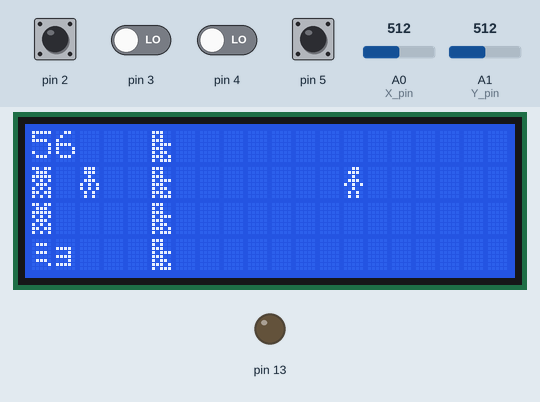
Recording of a sketch running on a simulated Arduino Uno, built with avr-gcc and run on an emulated ATmega328P. Parts: 20×4 character LCD, output pins drawn as LEDs (lit = HIGH). Inputs (shaded band) come from the test bench; at power-on: pin 2, pin 5 HIGH, pin 3, pin 4 LOW, A0 (X_pin) = 512, A1 (Y_pin) = 512. Random numbers use the default seed unless the sketch sets one.

Above: at 4.4 s.
4.5 s: A0 (X_pin) set to 925
At 6.5 s:
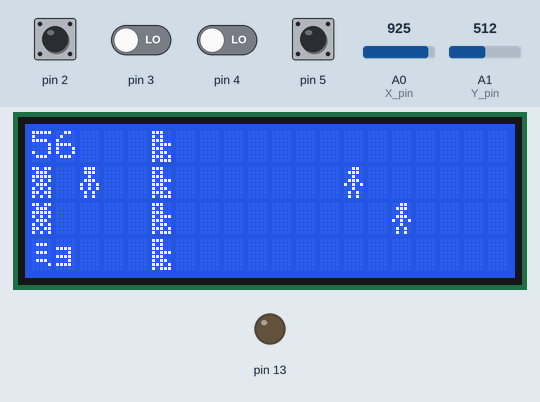
7.5 s: A0 (X_pin) set to 947
At 9.2 s:
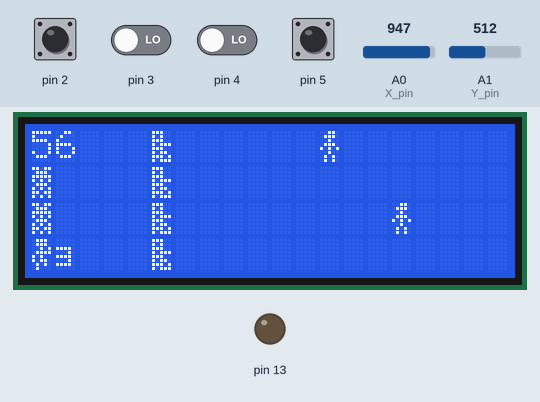
9.3 s: A1 (Y_pin) set to 105
12.3 s: A1 (Y_pin) set to 89
At 14.4 s:
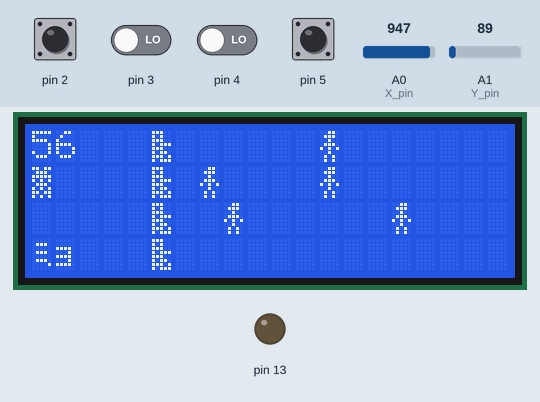
14.9 s: A1 (Y_pin) set to 1010
At 16.8 s:
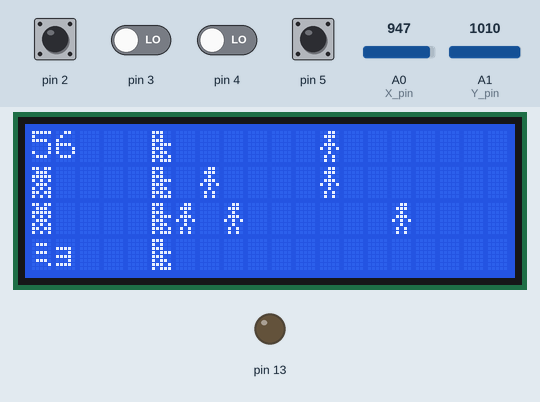
17.9 s: A1 (Y_pin) set to 955
20.9 s: A1 (Y_pin) set to 929
Timing chart, 0 to 23.9 s (numbered marks = the images above; inputs shaded):
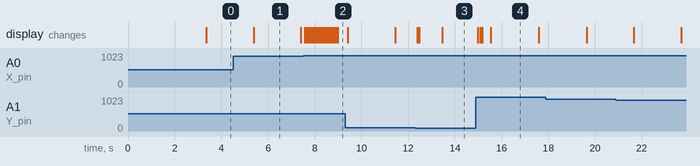

Measured:
- the behaviour switches between 939 and 940 on A0 (X_pin) (found by bisection; images 1 and 2)
- the behaviour switches between 101 and 100 on A1 (Y_pin) (found by bisection; images 2 and 3)
- after the input at 7.5 s, the display: first changes after 0.06 s (image 2 shows a later state)
- what the display in image 1 shows lasts 2.0 s, from 5.4 s to 7.4 s
- what the display in image 4 shows lasts 2.1 s, from 15.5 s to 17.6 s

The sketch:

lcdgame2.ino
```cpp
#include <Wire.h>
#include <LiquidCrystal_I2C.h>

unsigned long myTimer, myTimer2, myTimer3;

LiquidCrystal_I2C lcd(0x27, 20, 4);

int chx = 2;
int chy = 1;
int csx = 0;
int csy = 1;
int czx = 4;
int czy = 0;

int chxz;
int chyz;

int joyValueX;
int joyValueY;

const int X_pin = 0;
const int Y_pin = 1;

byte normal[] = {0x0E, 0x0E, 0x04, 0x0E, 0x15, 0x15, 0x0A, 0x0A};
byte fall[] = {0x0E, 0x0E, 0x15, 0x15, 0x0E, 0x04, 0x0A, 0x0A};
byte runr[] = {0x0E, 0x0E, 0x05, 0x0F, 0x14, 0x16, 0x0A, 0x08};
byte runl[] = {0x0E, 0x0E, 0x14, 0x1E, 0x05, 0x0D, 0x0A, 0x02};
byte enemy[] = {0x06, 0x0E, 0x04, 0x0E, 0x15, 0x04, 0x0A, 0x0A};
byte defence[] = {0x0E, 0x0E, 0x15, 0x1F, 0x15, 0x05, 0x0A, 0x0A};
byte tower[] = {0x1C, 0x14, 0x1C, 0x17, 0x1C, 0x16, 0x1D, 0x17};
byte base[] = {0x1B, 0x0E, 0x1F, 0x15, 0x0E, 0x15, 0x1B, 0x15};

int ammo = 56;

void setup()
{

  lcd.init();
  lcd.init();
  lcd.backlight();
  pinMode(X_pin, INPUT);
  pinMode(Y_pin, INPUT);
  pinMode(3, INPUT);
  pinMode(2, INPUT_PULLUP);
  pinMode(13, OUTPUT);

  lcd.setCursor(0, 0);
  lcd.print("********************");
  lcd.setCursor(0, 1);
  lcd.print("*   Arduino game!  *");
  lcd.setCursor(0, 2);
  lcd.print("*  By Max Amperus  *");
  lcd.setCursor(0, 3);
  lcd.print("********************");
  delay(3000);
  lcd.init();
}


void loop()
{

  lcd.createChar(0, normal);
  lcd.createChar(1, fall);
  lcd.createChar(2, runr);
  lcd.createChar(3, runl);
  lcd.createChar(4, enemy);
  lcd.createChar(5, defence);
  lcd.createChar(6, tower);
  lcd.createChar(7, base);

  if (millis() - myTimer > 2000) {
    int rx = random(6, 20);
    int ry = random(4);
    int x = rx;
    int y = ry;
    lcd.setCursor(x, y);
    lcd.print((char)4);
    x = x = 1;
    myTimer = millis();
  }
  if (millis() - myTimer2 > 25 && ammo >= 14) {
    if (czx == chx && czy == chy) {
      if (digitalRead(2) == LOW || digitalRead(3) == HIGH) {
        int b = 6;
        do {
          int y = 0;
          b++;
          ammo = ammo - 1;
          lcd.setCursor(b, y);
          lcd.print("-");
          lcd.setCursor(b + 1, y);
          lcd.print("-");
          lcd.setCursor(b + 2, y);
          lcd.print("-");
          lcd.setCursor(b - 1, y);
          lcd.print(" ");

        }
        while (b < 20);
      }
    }
    if (czx == chx && czy + 1 == chy) {
      if (digitalRead(2) == LOW || digitalRead(3) == HIGH) {
        int b = 6;
        do {
          int y = 1;
          b++;
          ammo = ammo - 1;
          lcd.setCursor(b, y);
          lcd.print("-");
          lcd.setCursor(b + 1, y);
          lcd.print("-");
          lcd.setCursor(b + 2, y);
          lcd.print("-");
          lcd.setCursor(b - 1, y);
          lcd.print(" ");

        }
        while (b < 20);
      }
    }
    if (czx == chx && czy + 2 == chy) {
      if (digitalRead(2) == LOW || digitalRead(3) == HIGH) {
        int b = 6;
        do {
          int y = 2;
          b++;
          ammo = ammo - 1;
          lcd.setCursor(b, y);
          lcd.print("-");
          lcd.setCursor(b + 1, y);
          lcd.print("-");
          lcd.setCursor(b + 2, y);
          lcd.print("-");
          lcd.setCursor(b - 1, y);
          lcd.print(" ");

        }
        while (b < 20);
      }
    }
    if (czx == chx && czy + 3 == chy) {
      if (digitalRead(2) == LOW || digitalRead(3) == HIGH) {
        int b = 6;
        do {
          int y = 3;
          b++;
          ammo = ammo - 1;
          lcd.setCursor(b, y);
          lcd.print("-");
          lcd.setCursor(b + 1, y);
          lcd.print("-");
          lcd.setCursor(b + 2, y);
          lcd.print("-");
          lcd.setCursor(b - 1, y);
          lcd.print(" ");

        }
        while (b < 20);
      }
    }
    myTimer2 = millis();
  }

  if (digitalRead(5) == LOW && ammo <= 0 ||digitalRead(4) == HIGH&&ammo < 14) {
    lcd.setCursor(chx, chy);
    lcd.print((char)5);
    lcd.setCursor(chx, chy);
    lcd.print((char)5);
    lcd.setCursor(chx, chy);
    lcd.print((char)5);
    lcd.setCursor(chx, chy);
    lcd.print((char)5);
  }
  if (millis() - myTimer > 1000) {
    if (csx == chx && csy == chy) {
      ammo = ammo + 10;
    }
    if (csx == chx && csy + 1 == chy) {
      ammo = ammo + 10;
    }
    myTimer2 = millis();
  }


  int joyValueX = analogRead(X_pin);
  int joyValueY = analogRead(Y_pin);
  lcd.setCursor(0, 0);
  if (ammo <= 14) {
    lcd.setCursor(0, 0);
    lcd.print("*");
  }
  lcd.print(ammo);
  lcd.print(" ");
  lcd.setCursor(0, 1);
  lcd.print((char)7);
  lcd.setCursor(0, 2);
  lcd.print((char)7);
  lcd.print(" ");
  lcd.print(" ");
  lcd.setCursor(0, 3);
  lcd.print("Ю");
  lcd.print(" ");
  lcd.print(" ");
  lcd.print(" ");
  lcd.setCursor(5, 0);
  lcd.print((char)6);
  lcd.setCursor(5, 1);
  lcd.print((char)6);
  lcd.setCursor(5, 2);
  lcd.print((char)6);
  lcd.setCursor(5, 3);
  lcd.print((char)6);

  if (joyValueX > 420 && joyValueX < 920 && joyValueY > 120 && joyValueY < 920) {
    lcd.setCursor(chx, chy);
    lcd.print((char)0);
  }
  if (chx < 0) {
    chx++;
    lcd.setCursor(1, chy);
  }
  if (chx > 19) {
    chx--;
    lcd.setCursor(19, chy);
  }
  if (chy < 0) {
    chy++;
    lcd.setCursor(chx, 0);
  }
  if (chy > 3) {
    chy--;
    lcd.setCursor(chx, 3);
  }

  if (joyValueX >= 940) {
    chx++;
    chxz = chx - 1;
    lcd.setCursor(chx, chy);
    lcd.print((char)2);
    lcd.setCursor(chxz, chy);
    lcd.print(" ");
  }
  if (joyValueX <= 400) {
    chx--;
    chxz = chx + 1;
    lcd.setCursor(chx, chy);
    lcd.print((char)3);
    lcd.setCursor(chxz, chy);
    lcd.print(" ");
  }
  if (joyValueY <= 100) {
    chy--;
    chyz = chy + 1;
    lcd.setCursor(chx, chy);
    lcd.print((char)3);
    lcd.setCursor(chx, chyz);
    lcd.print(" ");
  }
  if (joyValueY >= 940) {
    chy++;
    chyz = chy - 1;
    lcd.setCursor(chx, chy);
    lcd.print((char)1);
    lcd.setCursor(chx, chyz);
    lcd.print(" ");
  }
}
```
